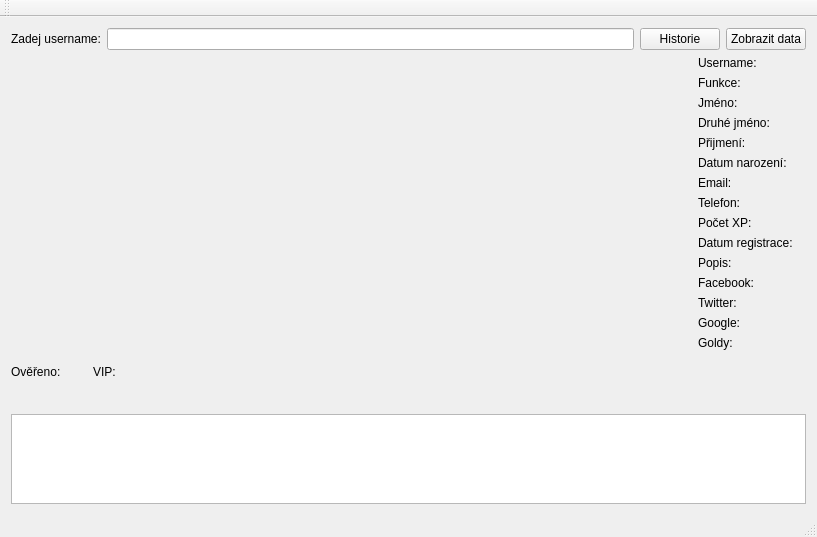
<?xml version="1.0" encoding="UTF-8"?>
<ui version="4.0">
 <class>MainWindow</class>
 <widget class="QMainWindow" name="MainWindow">
  <property name="geometry">
   <rect>
    <x>0</x>
    <y>0</y>
    <width>817</width>
    <height>537</height>
   </rect>
  </property>
  <property name="windowTitle">
   <string>Yeet! api client</string>
  </property>
  <widget class="QWidget" name="centralWidget">
   <layout class="QGridLayout" name="gridLayout">
    <item row="3" column="0" colspan="4">
     <layout class="QHBoxLayout" name="horizontalLayout_3">
      <item>
       <spacer name="horizontalSpacer">
        <property name="orientation">
         <enum>Qt::Horizontal</enum>
        </property>
        <property name="sizeHint" stdset="0">
         <size>
          <width>40</width>
          <height>20</height>
         </size>
        </property>
       </spacer>
      </item>
      <item>
       <widget class="QLabel" name="labelAnimace">
        <property name="minimumSize">
         <size>
          <width>10</width>
          <height>10</height>
         </size>
        </property>
        <property name="text">
         <string/>
        </property>
       </widget>
      </item>
      <item>
       <spacer name="horizontalSpacer_2">
        <property name="orientation">
         <enum>Qt::Horizontal</enum>
        </property>
        <property name="sizeHint" stdset="0">
         <size>
          <width>40</width>
          <height>20</height>
         </size>
        </property>
       </spacer>
      </item>
     </layout>
    </item>
    <item row="4" column="0" colspan="4">
     <widget class="QTextEdit" name="textEditDisplay">
      <property name="enabled">
       <bool>true</bool>
      </property>
     </widget>
    </item>
    <item row="1" column="3" rowspan="2">
     <layout class="QFormLayout" name="formLayout">
      <item row="0" column="0">
       <widget class="QLabel" name="labelLabelUsername">
        <property name="text">
         <string>Username:</string>
        </property>
       </widget>
      </item>
      <item row="0" column="1">
       <widget class="QLabel" name="labelUsername">
        <property name="text">
         <string/>
        </property>
       </widget>
      </item>
      <item row="2" column="0">
       <widget class="QLabel" name="labelLabelFirstname">
        <property name="text">
         <string>Jméno:</string>
        </property>
       </widget>
      </item>
      <item row="4" column="0">
       <widget class="QLabel" name="labelLabelLastname">
        <property name="text">
         <string>Přijmení:</string>
        </property>
       </widget>
      </item>
      <item row="6" column="0">
       <widget class="QLabel" name="labelLabelEmail">
        <property name="text">
         <string>Email:</string>
        </property>
       </widget>
      </item>
      <item row="7" column="0">
       <widget class="QLabel" name="labelLabelTelephone">
        <property name="text">
         <string>Telefon:</string>
        </property>
       </widget>
      </item>
      <item row="8" column="0">
       <widget class="QLabel" name="labelLabelXP">
        <property name="text">
         <string>Počet XP:</string>
        </property>
       </widget>
      </item>
      <item row="2" column="1">
       <widget class="QLabel" name="labelFirstname">
        <property name="text">
         <string/>
        </property>
       </widget>
      </item>
      <item row="4" column="1">
       <widget class="QLabel" name="labelLastname">
        <property name="text">
         <string/>
        </property>
       </widget>
      </item>
      <item row="6" column="1">
       <widget class="QLabel" name="labelEmail">
        <property name="text">
         <string/>
        </property>
       </widget>
      </item>
      <item row="7" column="1">
       <widget class="QLabel" name="labelTel">
        <property name="text">
         <string/>
        </property>
       </widget>
      </item>
      <item row="8" column="1">
       <widget class="QLabel" name="labelXP">
        <property name="text">
         <string/>
        </property>
       </widget>
      </item>
      <item row="14" column="0">
       <widget class="QLabel" name="labelLabelFacebook">
        <property name="text">
         <string>Facebook:</string>
        </property>
       </widget>
      </item>
      <item row="15" column="0">
       <widget class="QLabel" name="labelLabelTwitter">
        <property name="text">
         <string>Twitter:</string>
        </property>
       </widget>
      </item>
      <item row="16" column="0">
       <widget class="QLabel" name="labelLabelGoogle">
        <property name="text">
         <string>Google:</string>
        </property>
       </widget>
      </item>
      <item row="17" column="0">
       <widget class="QLabel" name="labelLabelCoinsSpecial">
        <property name="text">
         <string>Goldy:</string>
        </property>
       </widget>
      </item>
      <item row="3" column="0">
       <widget class="QLabel" name="labelLabelMidname">
        <property name="text">
         <string>Druhé jméno:</string>
        </property>
       </widget>
      </item>
      <item row="5" column="0">
       <widget class="QLabel" name="labelLabelBirthDate">
        <property name="text">
         <string>Datum narození:</string>
        </property>
       </widget>
      </item>
      <item row="13" column="0">
       <widget class="QLabel" name="labelLabelAboutShort">
        <property name="text">
         <string>Popis:</string>
        </property>
       </widget>
      </item>
      <item row="3" column="1">
       <widget class="QLabel" name="labelMidname">
        <property name="text">
         <string/>
        </property>
       </widget>
      </item>
      <item row="5" column="1">
       <widget class="QLabel" name="labelBirthDate">
        <property name="text">
         <string/>
        </property>
       </widget>
      </item>
      <item row="13" column="1">
       <widget class="QLabel" name="labelAboutShort">
        <property name="text">
         <string/>
        </property>
       </widget>
      </item>
      <item row="14" column="1">
       <widget class="QLabel" name="labelFacebook">
        <property name="text">
         <string/>
        </property>
       </widget>
      </item>
      <item row="15" column="1">
       <widget class="QLabel" name="labelTwitter">
        <property name="text">
         <string/>
        </property>
       </widget>
      </item>
      <item row="16" column="1">
       <widget class="QLabel" name="labelGoogle">
        <property name="text">
         <string/>
        </property>
       </widget>
      </item>
      <item row="17" column="1">
       <widget class="QLabel" name="labelCoinsSpecial">
        <property name="text">
         <string/>
        </property>
       </widget>
      </item>
      <item row="9" column="0">
       <widget class="QLabel" name="labelLabelRegDate">
        <property name="text">
         <string>Datum registrace:</string>
        </property>
       </widget>
      </item>
      <item row="9" column="1">
       <widget class="QLabel" name="labelRegDate">
        <property name="text">
         <string/>
        </property>
       </widget>
      </item>
      <item row="1" column="0">
       <widget class="QLabel" name="labelLabelPermission">
        <property name="text">
         <string>Funkce:</string>
        </property>
       </widget>
      </item>
      <item row="1" column="1">
       <widget class="QLabel" name="labelPermission">
        <property name="text">
         <string/>
        </property>
       </widget>
      </item>
     </layout>
    </item>
    <item row="0" column="0" colspan="4">
     <layout class="QHBoxLayout" name="horizontalLayout">
      <item>
       <widget class="QLabel" name="label">
        <property name="text">
         <string>Zadej username:</string>
        </property>
       </widget>
      </item>
      <item>
       <widget class="QLineEdit" name="lineEditUsername"/>
      </item>
      <item>
       <widget class="QPushButton" name="pushButtonHistorie">
        <property name="text">
         <string>Historie</string>
        </property>
       </widget>
      </item>
      <item>
       <widget class="QPushButton" name="pushButtonZobrazit">
        <property name="text">
         <string>Zobrazit data</string>
        </property>
       </widget>
      </item>
     </layout>
    </item>
    <item row="1" column="1">
     <widget class="QLabel" name="labelImage">
      <property name="minimumSize">
       <size>
        <width>300</width>
        <height>300</height>
       </size>
      </property>
      <property name="text">
       <string/>
      </property>
     </widget>
    </item>
    <item row="1" column="2">
     <spacer name="horizontalSpacer_4">
      <property name="orientation">
       <enum>Qt::Horizontal</enum>
      </property>
      <property name="sizeHint" stdset="0">
       <size>
        <width>40</width>
        <height>20</height>
       </size>
      </property>
     </spacer>
    </item>
    <item row="2" column="0" colspan="3">
     <layout class="QHBoxLayout" name="horizontalLayout_2">
      <item>
       <widget class="QLabel" name="labelLabelValidated">
        <property name="text">
         <string>Ověřeno:</string>
        </property>
       </widget>
      </item>
      <item>
       <widget class="QLabel" name="labelImgValidated">
        <property name="minimumSize">
         <size>
          <width>20</width>
          <height>20</height>
         </size>
        </property>
        <property name="maximumSize">
         <size>
          <width>20</width>
          <height>20</height>
         </size>
        </property>
        <property name="text">
         <string/>
        </property>
       </widget>
      </item>
      <item>
       <widget class="QLabel" name="labelLabelVIP">
        <property name="text">
         <string>VIP:</string>
        </property>
       </widget>
      </item>
      <item>
       <widget class="QLabel" name="labelImgVIP">
        <property name="minimumSize">
         <size>
          <width>20</width>
          <height>20</height>
         </size>
        </property>
        <property name="maximumSize">
         <size>
          <width>20</width>
          <height>20</height>
         </size>
        </property>
        <property name="text">
         <string/>
        </property>
       </widget>
      </item>
      <item>
       <spacer name="horizontalSpacer_3">
        <property name="orientation">
         <enum>Qt::Horizontal</enum>
        </property>
        <property name="sizeHint" stdset="0">
         <size>
          <width>40</width>
          <height>20</height>
         </size>
        </property>
       </spacer>
      </item>
     </layout>
    </item>
   </layout>
  </widget>
  <widget class="QMenuBar" name="menuBar">
   <property name="geometry">
    <rect>
     <x>0</x>
     <y>0</y>
     <width>817</width>
     <height>21</height>
    </rect>
   </property>
  </widget>
  <widget class="QToolBar" name="mainToolBar">
   <attribute name="toolBarArea">
    <enum>TopToolBarArea</enum>
   </attribute>
   <attribute name="toolBarBreak">
    <bool>false</bool>
   </attribute>
  </widget>
  <widget class="QStatusBar" name="statusBar"/>
 </widget>
 <layoutdefault spacing="6" margin="11"/>
 <tabstops>
  <tabstop>lineEditUsername</tabstop>
  <tabstop>pushButtonHistorie</tabstop>
  <tabstop>pushButtonZobrazit</tabstop>
  <tabstop>textEditDisplay</tabstop>
 </tabstops>
 <resources/>
 <connections>
  <connection>
   <sender>lineEditUsername</sender>
   <signal>returnPressed()</signal>
   <receiver>pushButtonZobrazit</receiver>
   <slot>click()</slot>
   <hints>
    <hint type="sourcelabel">
     <x>460</x>
     <y>58</y>
    </hint>
    <hint type="destinationlabel">
     <x>611</x>
     <y>61</y>
    </hint>
   </hints>
  </connection>
 </connections>
</ui>
